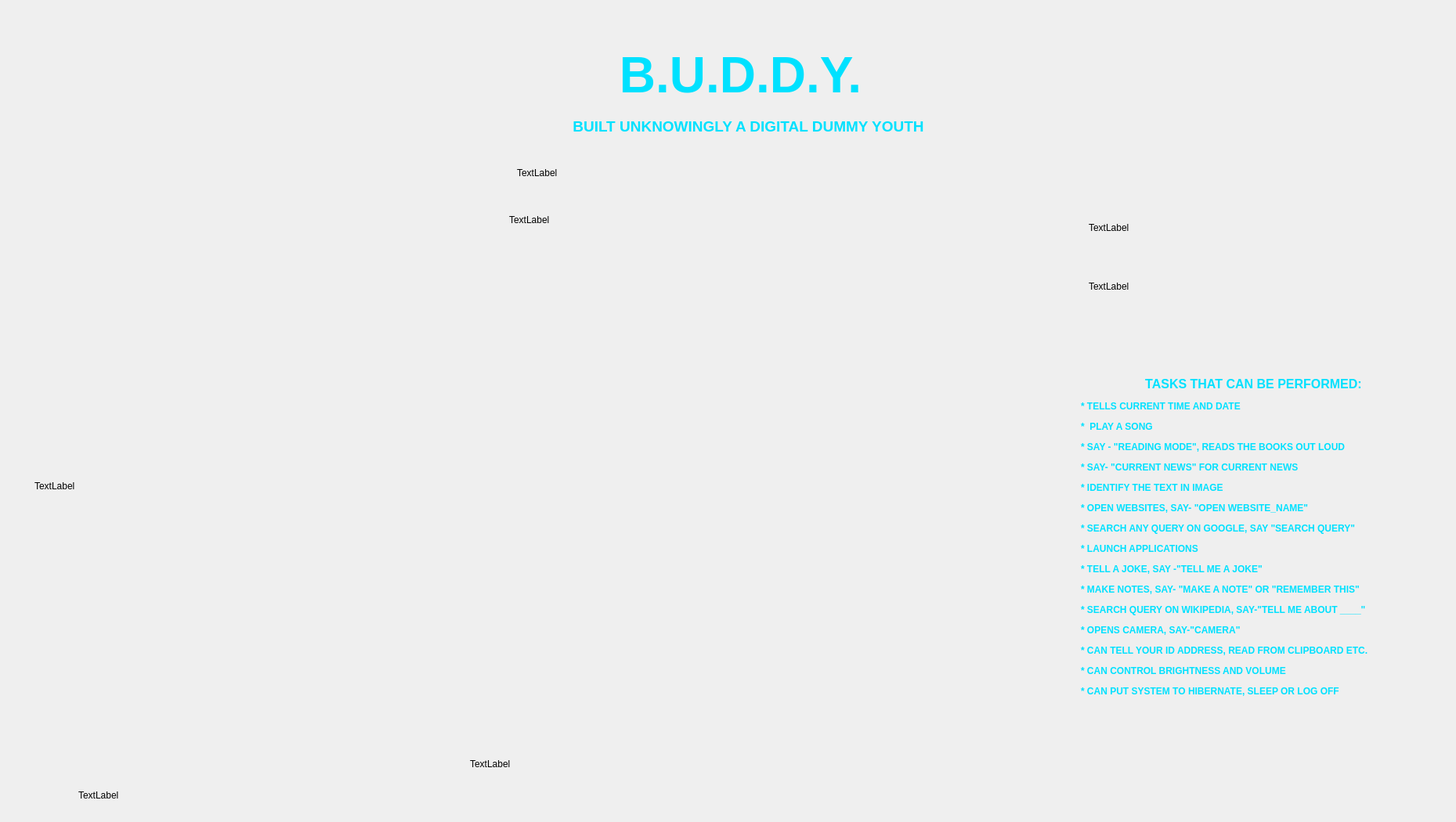
<?xml version="1.0" encoding="UTF-8"?>
<ui version="4.0">
 <class>Form</class>
 <widget class="QWidget" name="Form">
  <property name="geometry">
   <rect>
    <x>0</x>
    <y>0</y>
    <width>1859</width>
    <height>1050</height>
   </rect>
  </property>
  <property name="windowTitle">
   <string>Form</string>
  </property>
  <widget class="QLabel" name="label">
   <property name="geometry">
    <rect>
     <x>0</x>
     <y>0</y>
     <width>1920</width>
     <height>1080</height>
    </rect>
   </property>
   <property name="styleSheet">
    <string notr="true"/>
   </property>
   <property name="text">
    <string/>
   </property>
   <property name="pixmap">
    <pixmap resource="rec.qrc">:/redc/lib/tuse.png</pixmap>
   </property>
   <property name="scaledContents">
    <bool>true</bool>
   </property>
  </widget>
  <widget class="QLabel" name="label_4">
   <property name="geometry">
    <rect>
     <x>550</x>
     <y>320</y>
     <width>821</width>
     <height>621</height>
    </rect>
   </property>
   <property name="cursor">
    <cursorShape>ArrowCursor</cursorShape>
   </property>
   <property name="text">
    <string/>
   </property>
   <property name="pixmap">
    <pixmap>E:/ADDY/Desktop/24ff553a23d3ab9d7014a49aad32e112.gif</pixmap>
   </property>
   <property name="scaledContents">
    <bool>true</bool>
   </property>
  </widget>
  <widget class="QLabel" name="label_5">
   <property name="geometry">
    <rect>
     <x>40</x>
     <y>190</y>
     <width>391</width>
     <height>71</height>
    </rect>
   </property>
   <property name="text">
    <string>&lt;html&gt;&lt;head/&gt;&lt;body&gt;&lt;p align=&quot;center&quot;&gt;&lt;br/&gt;&lt;/p&gt;&lt;/body&gt;&lt;/html&gt;</string>
   </property>
   <property name="textFormat">
    <enum>Qt::RichText</enum>
   </property>
  </widget>
  <widget class="QPushButton" name="exitB">
   <property name="geometry">
    <rect>
     <x>1620</x>
     <y>40</y>
     <width>221</width>
     <height>71</height>
    </rect>
   </property>
   <property name="styleSheet">
    <string notr="true">background-image: url(:/redc/lib/exit - Copy.png);
border:none;</string>
   </property>
   <property name="text">
    <string/>
   </property>
  </widget>
  <widget class="QLabel" name="label_6">
   <property name="geometry">
    <rect>
     <x>40</x>
     <y>390</y>
     <width>391</width>
     <height>71</height>
    </rect>
   </property>
   <property name="text">
    <string>&lt;html&gt;&lt;head/&gt;&lt;body&gt;&lt;p align=&quot;center&quot;&gt;&lt;br/&gt;&lt;/p&gt;&lt;/body&gt;&lt;/html&gt;</string>
   </property>
  </widget>
  <widget class="QLabel" name="label_8">
   <property name="geometry">
    <rect>
     <x>50</x>
     <y>800</y>
     <width>391</width>
     <height>71</height>
    </rect>
   </property>
   <property name="text">
    <string>&lt;html&gt;&lt;head/&gt;&lt;body&gt;&lt;p align=&quot;center&quot;&gt;&lt;br/&gt;&lt;/p&gt;&lt;/body&gt;&lt;/html&gt;</string>
   </property>
  </widget>
  <widget class="QLabel" name="label_9">
   <property name="enabled">
    <bool>true</bool>
   </property>
   <property name="geometry">
    <rect>
     <x>640</x>
     <y>60</y>
     <width>611</width>
     <height>91</height>
    </rect>
   </property>
   <property name="autoFillBackground">
    <bool>false</bool>
   </property>
   <property name="text">
    <string>&lt;html&gt;&lt;head/&gt;&lt;body&gt;&lt;p align=&quot;center&quot;&gt;&lt;span style=&quot; font-size:48pt; font-weight:600; color:#00e1ff;&quot;&gt;B.U.D.D.Y.&lt;/span&gt;&lt;/p&gt;&lt;/body&gt;&lt;/html&gt;</string>
   </property>
   <property name="textFormat">
    <enum>Qt::RichText</enum>
   </property>
   <property name="scaledContents">
    <bool>false</bool>
   </property>
   <property name="alignment">
    <set>Qt::AlignLeading|Qt::AlignLeft|Qt::AlignTop</set>
   </property>
   <property name="buddy">
    <cstring></cstring>
   </property>
  </widget>
  <widget class="QLabel" name="label_10">
   <property name="enabled">
    <bool>true</bool>
   </property>
   <property name="geometry">
    <rect>
     <x>650</x>
     <y>150</y>
     <width>611</width>
     <height>31</height>
    </rect>
   </property>
   <property name="autoFillBackground">
    <bool>false</bool>
   </property>
   <property name="text">
    <string>&lt;html&gt;&lt;head/&gt;&lt;body&gt;&lt;p align=&quot;center&quot;&gt;&lt;span style=&quot; font-size:14pt; font-weight:600; color:#00e1ff;&quot;&gt;BUILT UNKNOWINGLY A DIGITAL DUMMY YOUTH&lt;/span&gt;&lt;/p&gt;&lt;/body&gt;&lt;/html&gt;</string>
   </property>
   <property name="textFormat">
    <enum>Qt::RichText</enum>
   </property>
   <property name="scaledContents">
    <bool>false</bool>
   </property>
   <property name="alignment">
    <set>Qt::AlignLeading|Qt::AlignLeft|Qt::AlignTop</set>
   </property>
   <property name="buddy">
    <cstring></cstring>
   </property>
  </widget>
  <widget class="QLabel" name="label_7">
   <property name="geometry">
    <rect>
     <x>40</x>
     <y>690</y>
     <width>391</width>
     <height>71</height>
    </rect>
   </property>
   <property name="text">
    <string>&lt;html&gt;&lt;head/&gt;&lt;body&gt;&lt;p align=&quot;center&quot;&gt;&lt;br/&gt;&lt;/p&gt;&lt;/body&gt;&lt;/html&gt;</string>
   </property>
  </widget>
  <widget class="QLabel" name="label_2">
   <property name="geometry">
    <rect>
     <x>100</x>
     <y>990</y>
     <width>411</width>
     <height>51</height>
    </rect>
   </property>
   <property name="text">
    <string>TextLabel</string>
   </property>
  </widget>
  <widget class="QLabel" name="gender_label">
   <property name="geometry">
    <rect>
     <x>650</x>
     <y>260</y>
     <width>291</width>
     <height>41</height>
    </rect>
   </property>
   <property name="text">
    <string>TextLabel</string>
   </property>
  </widget>
  <widget class="QLabel" name="face_label">
   <property name="geometry">
    <rect>
     <x>950</x>
     <y>200</y>
     <width>291</width>
     <height>41</height>
    </rect>
   </property>
   <property name="text">
    <string/>
   </property>
  </widget>
  <widget class="QLabel" name="gender_label_2">
   <property name="geometry">
    <rect>
     <x>660</x>
     <y>200</y>
     <width>271</width>
     <height>41</height>
    </rect>
   </property>
   <property name="text">
    <string>TextLabel</string>
   </property>
  </widget>
  <widget class="QLabel" name="label_3">
   <property name="geometry">
    <rect>
     <x>44</x>
     <y>585</y>
     <width>391</width>
     <height>71</height>
    </rect>
   </property>
   <property name="text">
    <string>TextLabel</string>
   </property>
  </widget>
  <widget class="QLabel" name="face_label_2">
   <property name="geometry">
    <rect>
     <x>980</x>
     <y>260</y>
     <width>291</width>
     <height>41</height>
    </rect>
   </property>
   <property name="text">
    <string/>
   </property>
  </widget>
  <widget class="QLabel" name="label_11">
   <property name="geometry">
    <rect>
     <x>600</x>
     <y>940</y>
     <width>861</width>
     <height>71</height>
    </rect>
   </property>
   <property name="text">
    <string>TextLabel</string>
   </property>
  </widget>
  <widget class="QLabel" name="label_12">
   <property name="geometry">
    <rect>
     <x>1390</x>
     <y>330</y>
     <width>421</width>
     <height>71</height>
    </rect>
   </property>
   <property name="text">
    <string>TextLabel</string>
   </property>
  </widget>
  <widget class="QLabel" name="label_13">
   <property name="geometry">
    <rect>
     <x>1390</x>
     <y>260</y>
     <width>411</width>
     <height>61</height>
    </rect>
   </property>
   <property name="text">
    <string>TextLabel</string>
   </property>
  </widget>
  <widget class="QLabel" name="content">
   <property name="geometry">
    <rect>
     <x>1380</x>
     <y>390</y>
     <width>441</width>
     <height>591</height>
    </rect>
   </property>
   <property name="text">
    <string>&lt;!DOCTYPE HTML PUBLIC &quot;-//W3C//DTD HTML 4.0//EN&quot; &quot;http://www.w3.org/TR/REC-html40/strict.dtd&quot;&gt;
&lt;html&gt;&lt;head&gt;&lt;meta name=&quot;qrichtext&quot; content=&quot;1&quot; /&gt;&lt;style type=&quot;text/css&quot;&gt;
p, li { white-space: pre-wrap; }
&lt;/style&gt;&lt;/head&gt;&lt;body style=&quot; font-family:'MS Shell Dlg 2'; font-size:8pt; font-weight:400; font-style:normal;&quot;&gt;
&lt;p align=&quot;center&quot; style=&quot; margin-top:12px; margin-bottom:12px; margin-left:0px; margin-right:0px; -qt-block-indent:0; text-indent:0px;&quot;&gt;&lt;span style=&quot; font-size:12pt; font-weight:600; color:#00e1ff;&quot;&gt;TASKS THAT CAN BE PERFORMED:&lt;/span&gt;&lt;/p&gt;
&lt;p style=&quot; margin-top:12px; margin-bottom:12px; margin-left:0px; margin-right:0px; -qt-block-indent:0; text-indent:0px;&quot;&gt;&lt;span style=&quot; font-size:9pt; font-weight:600; color:#00e1ff;&quot;&gt;* TELLS CURRENT TIME AND DATE&lt;/span&gt;&lt;/p&gt;
&lt;p style=&quot; margin-top:12px; margin-bottom:12px; margin-left:0px; margin-right:0px; -qt-block-indent:0; text-indent:0px;&quot;&gt;&lt;span style=&quot; font-size:9pt; font-weight:600; color:#00e1ff;&quot;&gt;*  PLAY A SONG&lt;/span&gt;&lt;/p&gt;
&lt;p style=&quot; margin-top:12px; margin-bottom:12px; margin-left:0px; margin-right:0px; -qt-block-indent:0; text-indent:0px;&quot;&gt;&lt;span style=&quot; font-size:9pt; font-weight:600; color:#00e1ff;&quot;&gt;* SAY - &amp;quot;READING MODE&amp;quot;, READS THE BOOKS OUT LOUD&lt;/span&gt;&lt;/p&gt;
&lt;p style=&quot; margin-top:12px; margin-bottom:12px; margin-left:0px; margin-right:0px; -qt-block-indent:0; text-indent:0px;&quot;&gt;&lt;span style=&quot; font-size:9pt; font-weight:600; color:#00e1ff;&quot;&gt;* SAY- &amp;quot;CURRENT NEWS&amp;quot; FOR CURRENT NEWS&lt;/span&gt;&lt;/p&gt;
&lt;p style=&quot; margin-top:12px; margin-bottom:12px; margin-left:0px; margin-right:0px; -qt-block-indent:0; text-indent:0px;&quot;&gt;&lt;span style=&quot; font-size:9pt; font-weight:600; color:#00e1ff;&quot;&gt;* IDENTIFY THE TEXT IN IMAGE&lt;/span&gt;&lt;/p&gt;
&lt;p style=&quot; margin-top:12px; margin-bottom:12px; margin-left:0px; margin-right:0px; -qt-block-indent:0; text-indent:0px;&quot;&gt;&lt;span style=&quot; font-size:9pt; font-weight:600; color:#00e1ff;&quot;&gt;* OPEN WEBSITES, SAY- &amp;quot;OPEN WEBSITE_NAME&amp;quot;&lt;/span&gt;&lt;/p&gt;
&lt;p style=&quot; margin-top:12px; margin-bottom:12px; margin-left:0px; margin-right:0px; -qt-block-indent:0; text-indent:0px;&quot;&gt;&lt;span style=&quot; font-size:9pt; font-weight:600; color:#00e1ff;&quot;&gt;* SEARCH ANY QUERY ON GOOGLE, SAY &amp;quot;SEARCH QUERY&amp;quot;&lt;/span&gt;&lt;/p&gt;
&lt;p style=&quot; margin-top:12px; margin-bottom:12px; margin-left:0px; margin-right:0px; -qt-block-indent:0; text-indent:0px;&quot;&gt;&lt;span style=&quot; font-size:9pt; font-weight:600; color:#00e1ff;&quot;&gt;* LAUNCH APPLICATIONS&lt;/span&gt;&lt;/p&gt;
&lt;p style=&quot; margin-top:12px; margin-bottom:12px; margin-left:0px; margin-right:0px; -qt-block-indent:0; text-indent:0px;&quot;&gt;&lt;span style=&quot; font-size:9pt; font-weight:600; color:#00e1ff;&quot;&gt;* TELL A JOKE, SAY -&amp;quot;TELL ME A JOKE&amp;quot;&lt;/span&gt;&lt;/p&gt;
&lt;p style=&quot; margin-top:12px; margin-bottom:12px; margin-left:0px; margin-right:0px; -qt-block-indent:0; text-indent:0px;&quot;&gt;&lt;span style=&quot; font-size:9pt; font-weight:600; color:#00e1ff;&quot;&gt;* MAKE NOTES, SAY- &amp;quot;MAKE A NOTE&amp;quot; OR &amp;quot;REMEMBER THIS&amp;quot;&lt;/span&gt;&lt;/p&gt;
&lt;p style=&quot; margin-top:12px; margin-bottom:12px; margin-left:0px; margin-right:0px; -qt-block-indent:0; text-indent:0px;&quot;&gt;&lt;span style=&quot; font-size:9pt; font-weight:600; color:#00e1ff;&quot;&gt;* SEARCH QUERY ON WIKIPEDIA, SAY-&amp;quot;TELL ME ABOUT ____&amp;quot;&lt;/span&gt;&lt;/p&gt;
&lt;p style=&quot; margin-top:12px; margin-bottom:12px; margin-left:0px; margin-right:0px; -qt-block-indent:0; text-indent:0px;&quot;&gt;&lt;span style=&quot; font-size:9pt; font-weight:600; color:#00e1ff;&quot;&gt;* OPENS CAMERA, SAY-&amp;quot;CAMERA&amp;quot;&lt;/span&gt;&lt;/p&gt;
&lt;p style=&quot; margin-top:12px; margin-bottom:12px; margin-left:0px; margin-right:0px; -qt-block-indent:0; text-indent:0px;&quot;&gt;&lt;span style=&quot; font-size:9pt; font-weight:600; color:#00e1ff;&quot;&gt;* CAN TELL YOUR ID ADDRESS, READ FROM CLIPBOARD ETC.&lt;/span&gt;&lt;/p&gt;
&lt;p style=&quot; margin-top:12px; margin-bottom:12px; margin-left:0px; margin-right:0px; -qt-block-indent:0; text-indent:0px;&quot;&gt;&lt;span style=&quot; font-size:9pt; font-weight:600; color:#00e1ff;&quot;&gt;* CAN CONTROL BRIGHTNESS AND VOLUME&lt;/span&gt;&lt;/p&gt;
&lt;p style=&quot; margin-top:12px; margin-bottom:12px; margin-left:0px; margin-right:0px; -qt-block-indent:0; text-indent:0px;&quot;&gt;&lt;span style=&quot; font-size:9pt; font-weight:600; color:#00e1ff;&quot;&gt;* CAN PUT SYSTEM TO HIBERNATE, SLEEP OR LOG OFF&lt;/span&gt;&lt;/p&gt;&lt;/body&gt;&lt;/html&gt;</string>
   </property>
   <property name="textFormat">
    <enum>Qt::RichText</enum>
   </property>
  </widget>
 </widget>
 <resources>
  <include location="rec.qrc"/>
 </resources>
 <connections/>
</ui>
